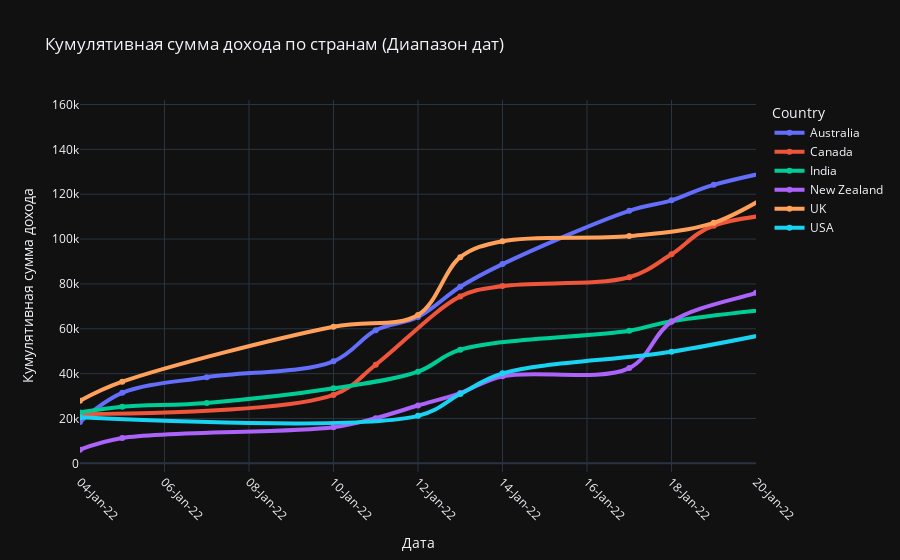

Source (notebook cell):
### Markdown cell above
Этот график прикольный с точки зрения его полноты, но показывать такое не очень, потому что тяжело читать линии. То есть он хорош, на мой взгляд, как дашборд (чтобы можно было призумить, где нам удобно). А если статичный, то вот так:

### Code cell
df_filtered = df_grouped[(df_grouped['Date'] >= '2022-01-04') & (df_grouped['Date'] <= '2022-01-25')]

fig1 = px.line(df_filtered, 
               x='Date', 
               y='Cumamount', 
               color='Country', 
               title="Кумулятивная сумма дохода по странам (Диапазон дат)",
               line_shape="spline",
               markers=True, 
               )

fig1.update_traces(line=dict(width=4))


fig1.update_layout(
    template="plotly_dark", 
    xaxis_title="Дата", 
    yaxis_title="Кумулятивная сумма дохода",
    xaxis=dict(
        tickformat='%d-%b-%y', 
        tickangle=45, 
        range=['2022-01-04', '2022-01-20']  # Ограничение оси X
    )
)

fig1.show()

file_path = f"{path_to_save_images}/{image_name_prefix}_image_1.png"

fig1.write_image(file_path, scale=4)

### Figure 1 — Plotly figure (JSON) as saved in the notebook; plotly's stock layout.template omitted (floating-point values rounded to 4 significant figures)
{"data": [{"hovertemplate": "Country=Australia<br>Date=%{x}<br>Cumamount=%{y}<extra></extra>", "legendgroup": "Australia", "line": {"color": "#636efa", "dash": "solid", "shape": "spline", "width": 4}, "marker": {"symbol": "circle"}, "mode": "lines+markers", "name": "Australia", "orientation": "v", "showlegend": true, "type": "scatter", "x": ["2022-01-04T00:00:00.000000000", "2022-01-05T00:00:00.000000000", "2022-01-07T00:00:00.000000000", "2022-01-10T00:00:00.000000000", "2022-01-11T00:00:00.000000000", "2022-01-12T00:00:00.000000000", "2022-01-13T00:00:00.000000000", "2022-01-14T00:00:00.000000000", "2022-01-17T00:00:00.000000000", "2022-01-18T00:00:00.000000000", "2022-01-19T00:00:00.000000000", "2022-01-25T00:00:00.000000000"], "xaxis": "x", "y": [18490.0, 31420.0, 38400.0, 45460.0, 59310.0, 65210.0, 78710.0, 88830.0, 112600.0, 117300.0, 124200.0, 147200.0], "yaxis": "y"}, {"hovertemplate": "Country=Canada<br>Date=%{x}<br>Cumamount=%{y}<extra></extra>", "legendgroup": "Canada", "line": {"color": "#EF553B", "dash": "solid", "shape": "spline", "width": 4}, "marker": {"symbol": "circle"}, "mode": "lines+markers", "name": "Canada", "orientation": "v", "showlegend": true, "type": "scatter", "x": ["2022-01-04T00:00:00.000000000", "2022-01-10T00:00:00.000000000", "2022-01-11T00:00:00.000000000", "2022-01-13T00:00:00.000000000", "2022-01-14T00:00:00.000000000", "2022-01-17T00:00:00.000000000", "2022-01-18T00:00:00.000000000", "2022-01-19T00:00:00.000000000", "2022-01-24T00:00:00.000000000", "2022-01-25T00:00:00.000000000"], "xaxis": "x", "y": [21910.0, 30520.0, 43970.0, 74440.0, 79030.0, 82980.0, 93190.0, 106000.0, 116900.0, 121500.0], "yaxis": "y"}, {"hovertemplate": "Country=India<br>Date=%{x}<br>Cumamount=%{y}<extra></extra>", "legendgroup": "India", "line": {"color": "#00cc96", "dash": "solid", "shape": "spline", "width": 4}, "marker": {"symbol": "circle"}, "mode": "lines+markers", "name": "India", "orientation": "v", "showlegend": true, "type": "scatter", "x": ["2022-01-04T00:00:00.000000000", "2022-01-05T00:00:00.000000000", "2022-01-07T00:00:00.000000000", "2022-01-10T00:00:00.000000000", "2022-01-12T00:00:00.000000000", "2022-01-13T00:00:00.000000000", "2022-01-17T00:00:00.000000000", "2022-01-18T00:00:00.000000000", "2022-01-24T00:00:00.000000000"], "xaxis": "x", "y": [22720.0, 25260.0, 26950.0, 33440.0, 40850.0, 50670.0, 59110.0, 63340.0, 75510.0], "yaxis": "y"}, {"hovertemplate": "Country=New Zealand<br>Date=%{x}<br>Cumamount=%{y}<extra></extra>", "legendgroup": "New Zealand", "line": {"color": "#ab63fa", "dash": "solid", "shape": "spline", "width": 4}, "marker": {"symbol": "circle"}, "mode": "lines+markers", "name": "New Zealand", "orientation": "v", "showlegend": true, "type": "scatter", "x": ["2022-01-04T00:00:00.000000000", "2022-01-05T00:00:00.000000000", "2022-01-10T00:00:00.000000000", "2022-01-11T00:00:00.000000000", "2022-01-12T00:00:00.000000000", "2022-01-13T00:00:00.000000000", "2022-01-14T00:00:00.000000000", "2022-01-17T00:00:00.000000000", "2022-01-18T00:00:00.000000000", "2022-01-20T00:00:00.000000000", "2022-01-21T00:00:00.000000000", "2022-01-25T00:00:00.000000000"], "xaxis": "x", "y": [6104.0, 11280.0, 16050.0, 20160.0, 25800.0, 31350.0, 38840.0, 42480.0, 63140.0, 76030.0, 81630.0, 97190.0], "yaxis": "y"}, {"hovertemplate": "Country=UK<br>Date=%{x}<br>Cumamount=%{y}<extra></extra>", "legendgroup": "UK", "line": {"color": "#FFA15A", "dash": "solid", "shape": "spline", "width": 4}, "marker": {"symbol": "circle"}, "mode": "lines+markers", "name": "UK", "orientation": "v", "showlegend": true, "type": "scatter", "x": ["2022-01-04T00:00:00.000000000", "2022-01-05T00:00:00.000000000", "2022-01-10T00:00:00.000000000", "2022-01-12T00:00:00.000000000", "2022-01-13T00:00:00.000000000", "2022-01-14T00:00:00.000000000", "2022-01-17T00:00:00.000000000", "2022-01-19T00:00:00.000000000", "2022-01-21T00:00:00.000000000", "2022-01-25T00:00:00.000000000"], "xaxis": "x", "y": [27880.0, 36390.0, 60930.0, 66180.0, 91920.0, 99050.0, 101300.0, 107300.0, 126000.0, 152000.0], "yaxis": "y"}, {"hovertemplate": "Country=USA<br>Date=%{x}<br>Cumamount=%{y}<extra></extra>", "legendgroup": "USA", "line": {"color": "#19d3f3", "dash": "solid", "shape": "spline", "width": 4}, "marker": {"symbol": "circle"}, "mode": "lines+markers", "name": "USA", "orientation": "v", "showlegend": true, "type": "scatter", "x": ["2022-01-04T00:00:00.000000000", "2022-01-12T00:00:00.000000000", "2022-01-13T00:00:00.000000000", "2022-01-14T00:00:00.000000000", "2022-01-18T00:00:00.000000000", "2022-01-21T00:00:00.000000000"], "xaxis": "x", "y": [20500.0, 21170.0, 30900.0, 40120.0, 49750.0, 60580.0], "yaxis": "y"}], "layout": {"legend": {"title": {"text": "Country"}, "tracegroupgap": 0}, "title": {"text": "Кумулятивная сумма дохода по странам (Диапазон дат)"}, "xaxis": {"anchor": "y", "domain": [0, 1], "range": ["2022-01-04", "2022-01-20"], "tickangle": 45, "tickformat": "%d-%b-%y", "title": {"text": "Дата"}}, "yaxis": {"anchor": "x", "domain": [0, 1], "title": {"text": "Кумулятивная сумма дохода"}}}}
